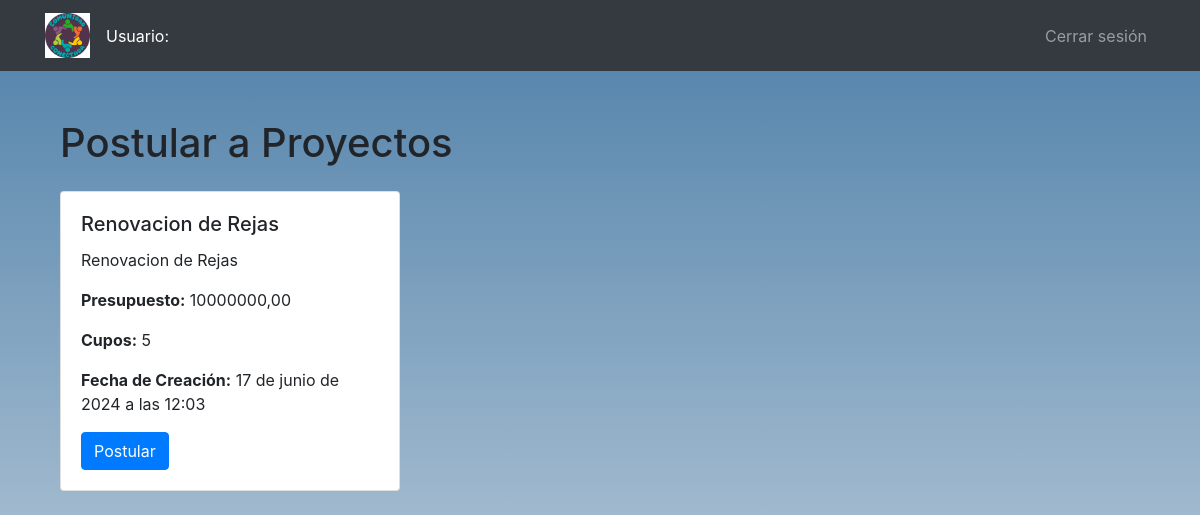
The page /proyectos_postular/ (signed in) on the database its author committed.
### core/models.py (models this page shows, shortened)
class Proyecto(models.Model):
    nombre = models.CharField(max_length=100)
    descripcion = models.TextField()
    presupuesto = MoneyField(max_digits=10, decimal_places=2, default_currency='CLP')
    fecha_creacion = models.DateTimeField(auto_now_add=True)
    cupos = models.PositiveIntegerField(default=0)
    disponible = models.BooleanField(default=True)

### core/views.py (the view)
@login_required
def proyectos_postular(request):
    proyectos = Proyecto.objects.filter(disponible=True).order_by('-fecha_creacion')
    postulaciones_usuario = Postulacion.objects.filter(usuario=request.user)
    proyectos_postulados = postulaciones_usuario.values_list('proyecto_id', flat=True)
    if request.method == 'POST':
        proyecto_id = request.POST.get('proyecto_id')
        proyecto = get_object_or_404(Proyecto, id=proyecto_id)
        form = PostulacionForm(request.POST)
        if form.is_valid():
            postulacion = form.save(commit=False)
            postulacion.usuario = request.user
            postulacion.proyecto = proyecto
            postulacion.save()
            proyecto.cupos -= 1
            if proyecto.cupos <= 0:
                proyecto.disponible = False
            proyecto.save()
            messages.success(request, 'Te has postulado al proyecto con éxito.', extra_tags='proyectos')
            return redirect('proyectos_postular')
        else:
            messages.error(request, 'Hubo un error con tu postulación.', extra_tags='proyectos')
    else:
        form = PostulacionForm()
    return render(request, 'proyectos_postular.html', {
        'proyectos': proyectos,
        'form': form,
        'proyectos_postulados': proyectos_postulados
    })

### core/templates/proyectos_postular.html (shortened to what this page needs)
{% extends 'base.html' %}
{% block content %}
    <div class="container mt-5">
        <h1 class="mb-4">Postular a Proyectos</h1>
        <div class="row">
            {% for proyecto in proyectos %}
                <div class="col-md-4 mb-4">
                    <div class="card">
                        <div class="card-body">
                            <h5 class="card-title">{{ proyecto.nombre }}</h5>
                            <p class="card-text">{{ proyecto.descripcion|truncatewords:20 }}</p>
                            <p class="card-text"><strong>Presupuesto:</strong> {{ proyecto.presupuesto }}</p>
                            <p class="card-text"><strong>Cupos:</strong> {{ proyecto.cupos }}</p>
                            <p class="card-text"><strong>Fecha de Creación:</strong> {{ proyecto.fecha_creacion }}</p>
                            {% if proyecto.id in proyectos_postulados %}
                                <button type="button" class="btn btn-secondary" disabled>Ya postulado</button>
                            {% else %}
                                <button type="button" class="btn btn-primary" data-toggle="modal" data-target="#postularProyectoModal{{ proyecto.id }}">Postular</button>
                            {% endif %}
                        </div>
                    </div>
                </div>
            {% endfor %}
        </div>
    </div>
{% endblock content %}

### core/static/css/style.css (style rules this page uses)
body { background: linear-gradient(to bottom, #4d7fa8, #a0b9ce); background-repeat: no-repeat; background-size: cover; }

### rows shown on the page
Proyecto: nombre "Renovacion de Rejas", descripcion "Renovacion de Rejas", presupuesto "10000000,00", cupos "5", fecha_creacion "17 de junio de 2024 a las 12:03"
